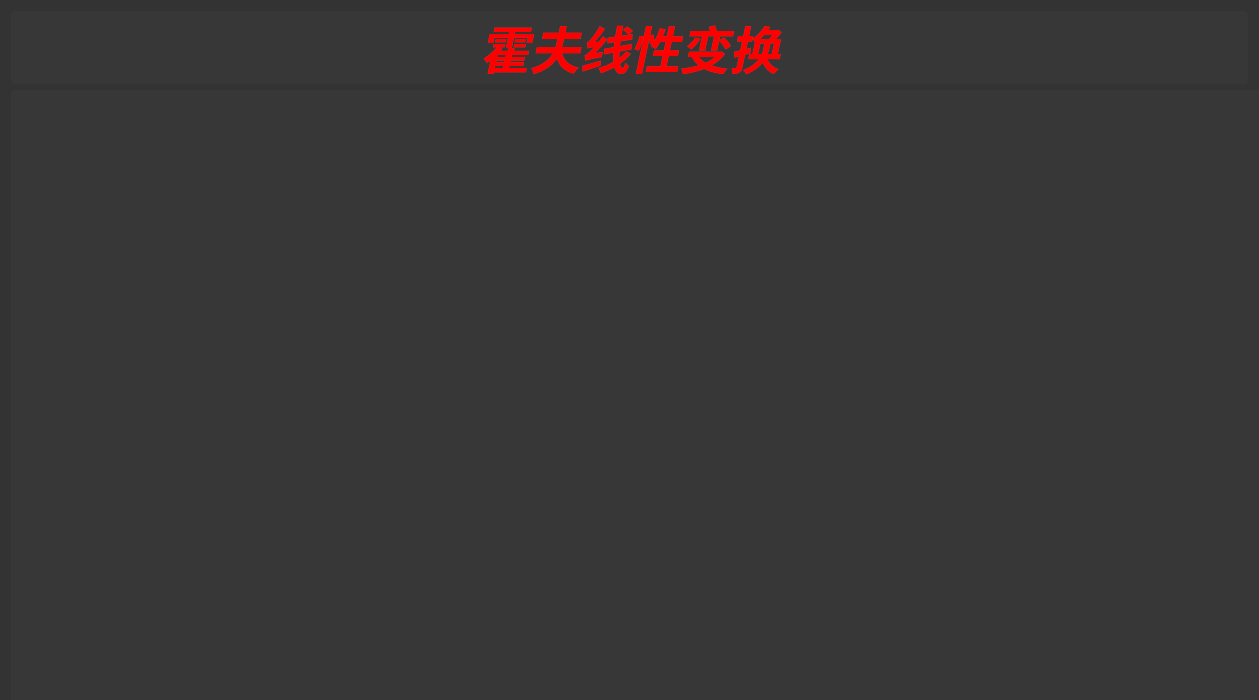
<?xml version="1.0" encoding="UTF-8"?>
<ui version="4.0">
 <class>HoughlineartransformationClass</class>
 <widget class="QWidget" name="HoughlineartransformationClass">
  <property name="geometry">
   <rect>
    <x>0</x>
    <y>0</y>
    <width>1259</width>
    <height>700</height>
   </rect>
  </property>
  <property name="minimumSize">
   <size>
    <width>1259</width>
    <height>700</height>
   </size>
  </property>
  <property name="maximumSize">
   <size>
    <width>1283</width>
    <height>781</height>
   </size>
  </property>
  <property name="windowTitle">
   <string>Houghlineartransformation</string>
  </property>
  <property name="styleSheet">
   <string notr="true">QWidget#HoughlineartransformationClass{
	background-color: rgb(51, 51, 51);
	color:rgb(200,200,200);
	border-radius: 8px;

}

QLabel{
		border-radius:4px;
		background-color: rgba(60, 60, 60, 100);
		font-size:50px;
		color:red;
		font-weight:bold;
border: none;
font-style:italic;
/*设置文本对齐方式，不支持text-align*/
qproperty-alignment:'AlignVcenter|AlignRight';/*设置文本垂直方向居中对齐，水平方向右对齐*/
}
</string>
  </property>
  <layout class="QGridLayout" name="gridLayout">
   <item row="0" column="0">
    <layout class="QVBoxLayout" name="verticalLayout">
     <item>
      <widget class="QLabel" name="label_2">
       <property name="maximumSize">
        <size>
         <width>16777215</width>
         <height>100</height>
        </size>
       </property>
       <property name="text">
        <string>霍夫线性变换</string>
       </property>
       <property name="alignment">
        <set>Qt::AlignCenter</set>
       </property>
      </widget>
     </item>
     <item>
      <widget class="QLabel" name="label">
       <property name="minimumSize">
        <size>
         <width>1259</width>
         <height>700</height>
        </size>
       </property>
       <property name="maximumSize">
        <size>
         <width>1259</width>
         <height>700</height>
        </size>
       </property>
       <property name="text">
        <string/>
       </property>
      </widget>
     </item>
    </layout>
   </item>
  </layout>
 </widget>
 <layoutdefault spacing="6" margin="11"/>
 <resources/>
 <connections/>
</ui>
